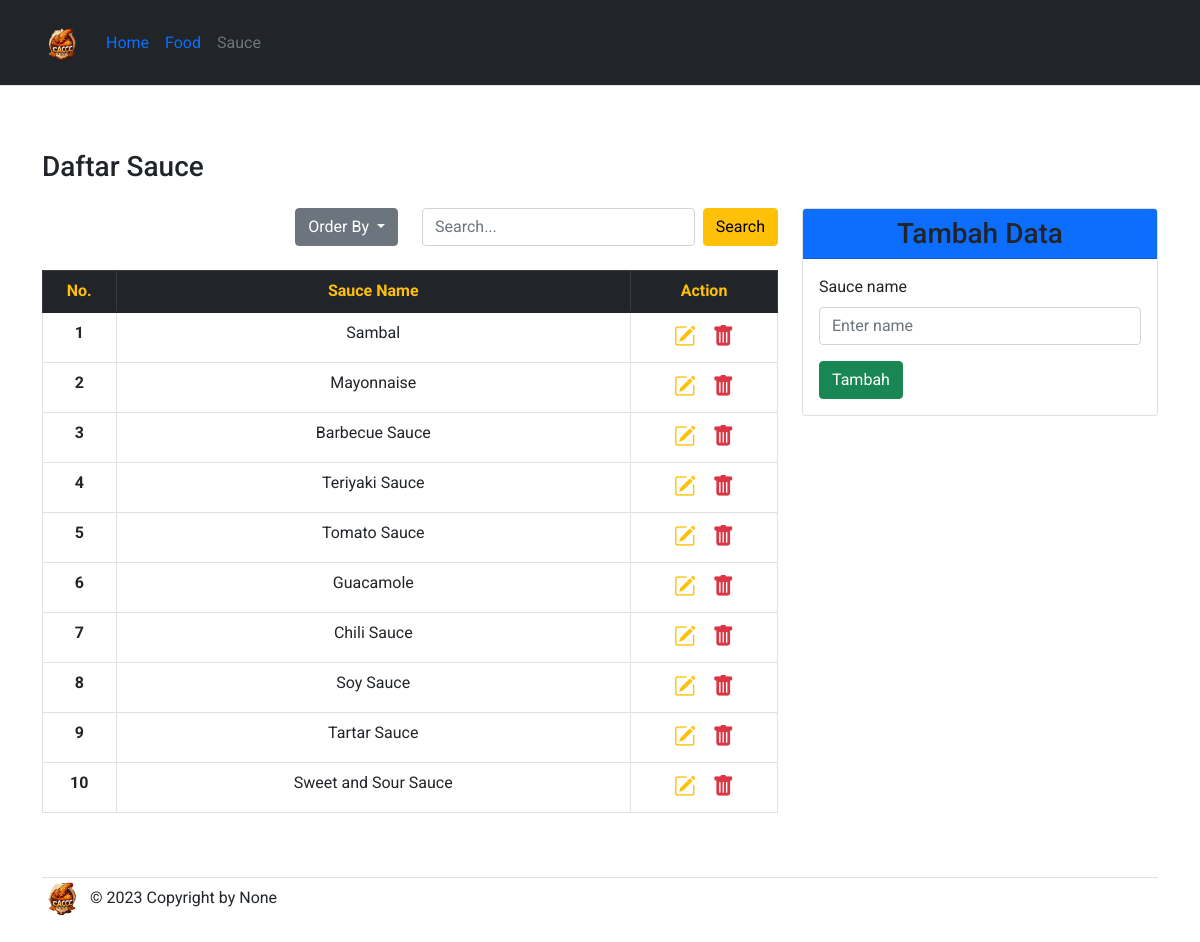
The page /tp3_combo_food/sauce.php on the database its author committed.
### tables this page shows
CREATE TABLE `sauce` (
  `sauce_id` int(11) NOT NULL,
  `sauce_name` varchar(255) NOT NULL
);

### tp3_combo_food/config/db.php (called while the page is built)
<?php
$DB_HOST = "localhost";
$DB_USERNAME = "root";
$DB_PASSWORD = "";
$DB_NAME = "db_combo_food";

### tp3_combo_food/classes/DB.php (called while the page is built, shortened)
<?php
class DB
{
    private $hostname;
    private $username;
    private $password;
    private $dbname;
    private $conn;
    private $result;
    function __construct($hostname, $username, $password, $dbname)
    {
        $this->hostname = $hostname;
        $this->username = $username;
        $this->password = $password;
        $this->dbname = $dbname;
    }
    function open()
    {
        $this->conn = mysqli_connect($this->hostname, $this->username, $this->password, $this->dbname);
    }
    function execute($query)
    {
        $this->result = mysqli_query($this->conn, $query);
    }
    function getResult()
    {
        return mysqli_fetch_array($this->result);
    }
}

### tp3_combo_food/classes/Sauce.php (called while the page is built, shortened)
<?php
class Sauce extends DB
{
    function getSauce()
    {
        $query = "SELECT * FROM sauce";
        return $this->execute($query);
    }
}

### tp3_combo_food/sauce.php (the view, shortened to what this page needs)
<?php
include('config/db.php');
include('classes/DB.php');
include('classes/Sauce.php');
$sauce = new Sauce($DB_HOST, $DB_USERNAME, $DB_PASSWORD, $DB_NAME);
$sauce->open();
if (isset($_POST['btn-search'])) {
    $sauce->search($_POST['search']);
} else if (isset($_POST['order'])) {
    $sauce->sortBy($_POST['order']);
} else {
    $sauce->getSauce();
}
$header = '<tr>
<th scope="row">No.</th>
<th scope="row">Sauce Name</th>
<th scope="row">Action</th>
</tr>';
$nav = '<li><a href="food.php" class="nav-link px-2 link-body-emphasis">Food</a></li>
<li><a href="sauce.php" class="nav-link px-2 link-secondary">Sauce</a></li>';
$data = null;
$no = 1;
while ($div = $sauce->getResult()) {
    $data .=
    '<tr>
        <th scope="row" style="width: 10%;">' . $no . '</th>
        <td>' . $div['sauce_name'] . '</td>
        <td style="font-size: 22px; width: 20%;">
            <a href="sauce.php?id=' . $div['sauce_id'] . '" title="Edit Data"><i class="bi bi-pencil-square text-warning"></i></a>
            &nbsp;
            <a href="sauce.php?hapus=' . $div['sauce_id'] . '" title="Delete Data"><i class="bi bi-trash-fill text-danger"></i></a>
        </td>
    </tr>';
    $no++;
}

### rows shown on the page
sauce: sauce_name "Sambal"
sauce: sauce_name "Mayonnaise"
sauce: sauce_name "Barbecue Sauce"
sauce: sauce_name "Teriyaki Sauce"
sauce: sauce_name "Tomato Sauce"
sauce: sauce_name "Guacamole"
sauce: sauce_name "Chili Sauce"
sauce: sauce_name "Soy Sauce"
sauce: sauce_name "Tartar Sauce"
sauce: sauce_name "Sweet and Sour Sauce"
